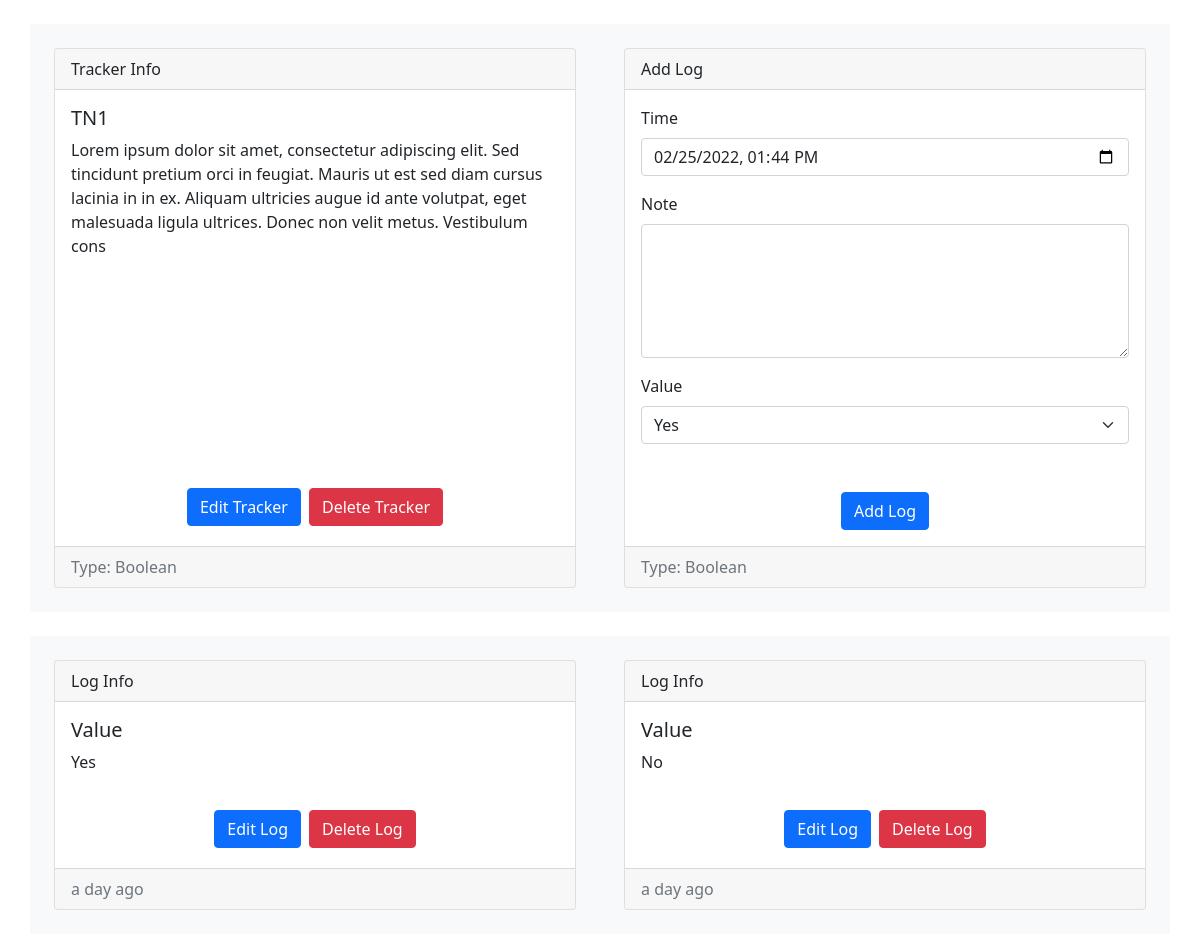
Before: /trackers/view?id=1 (signed in) with the older database file.
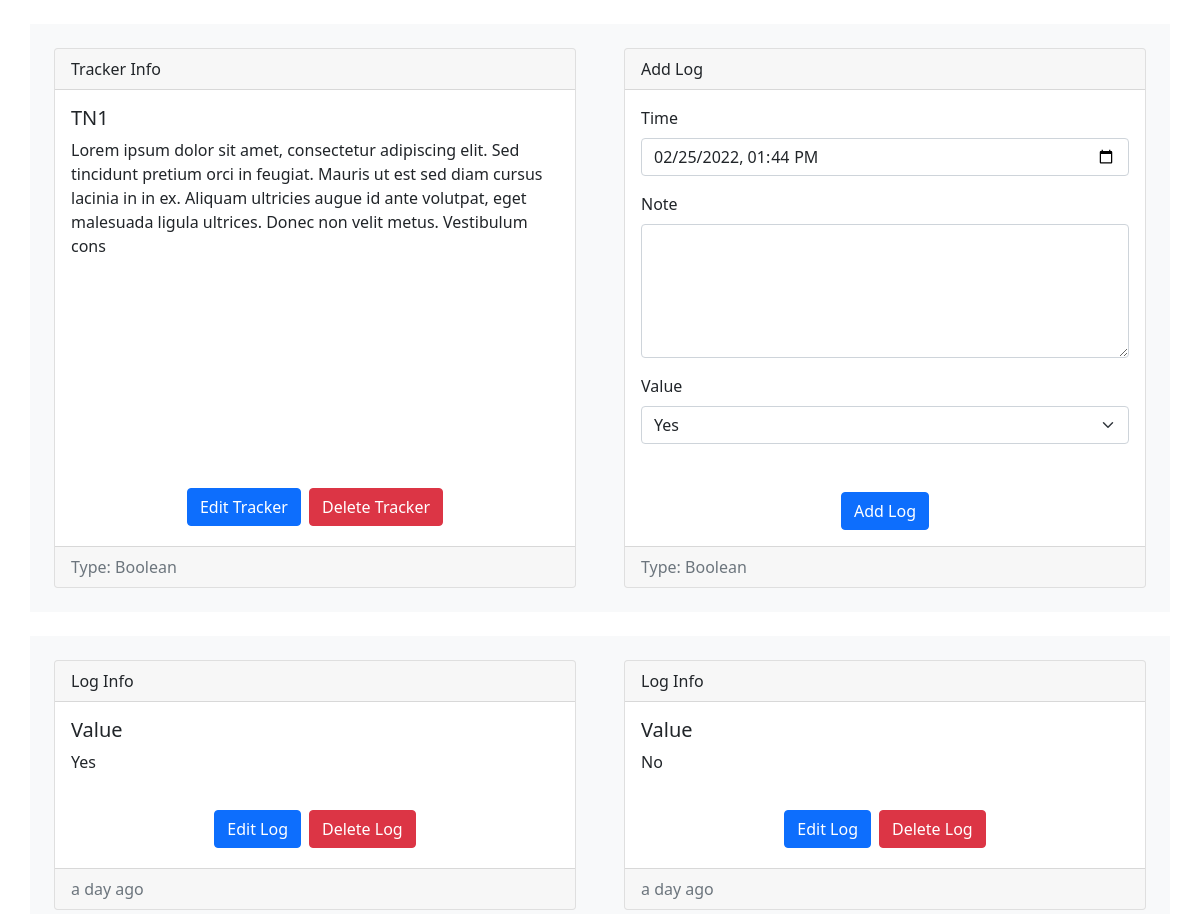
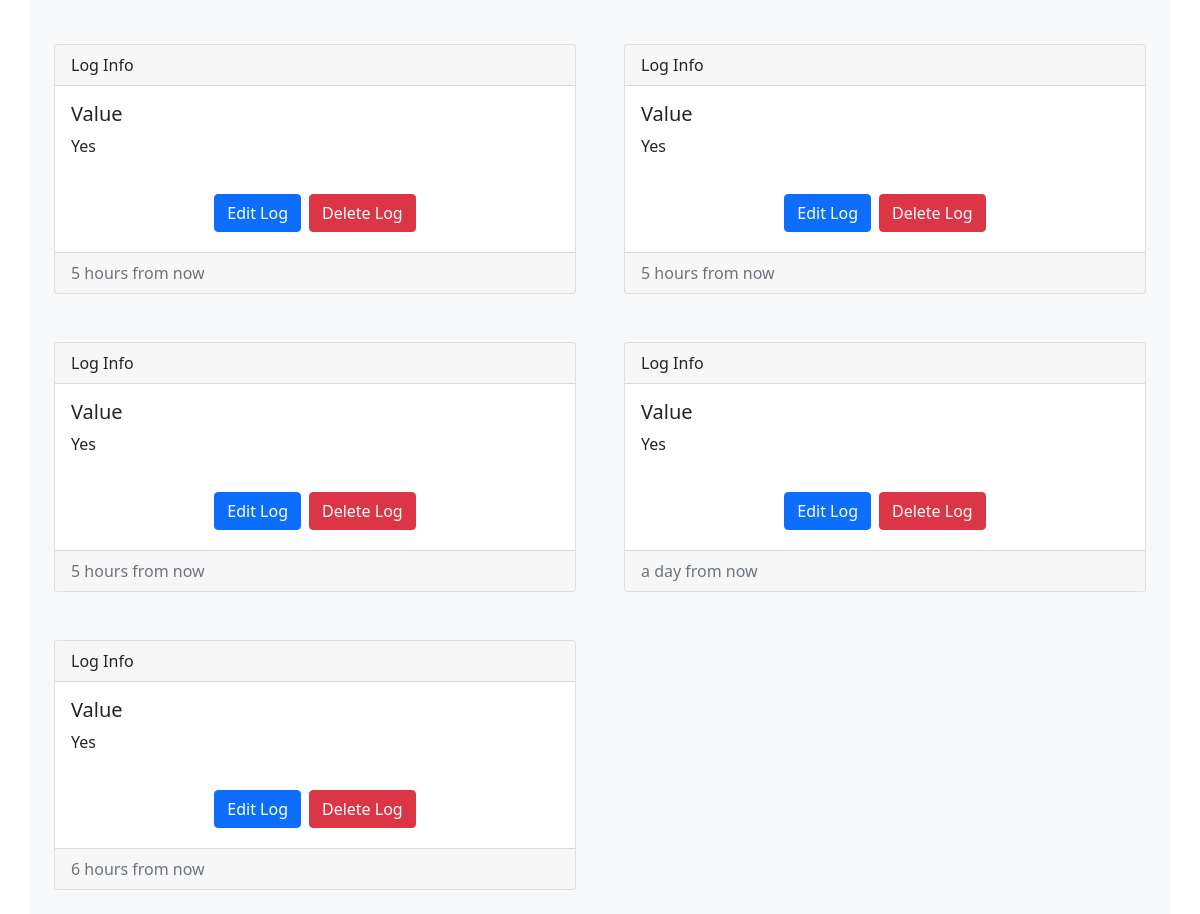
After: the same page with the newer database file (2 pictures, top to bottom).
### models/models.py (models this page shows)
class TrackerModel(db.Model):
    __tablename__ = "trackers"
    t_id = db.Column(db.Integer(), primary_key=True)
    t_name = db.Column(db.String(64), nullable=False)
    t_desc = db.Column(db.String(256))
    t_type = db.Column(db.Integer(), db.ForeignKey("tracker_types.tt_id", ondelete="CASCADE"), nullable=False)
    t_user = db.Column(db.Integer(), db.ForeignKey("users.id", ondelete="CASCADE"), nullable=False)
    t_type_name = db.relationship("TrackerTypes", uselist=False)
    t_unit = db.relationship("TrackerUnit", cascade="all, delete", uselist=False)
    t_options = db.relationship("TrackerOptions", cascade="all, delete")
    t_logs = db.relationship("TrackerLogs", cascade="all, delete")

class TrackerTypes(db.Model):
    __tablename__ = "tracker_types"
    tt_id = db.Column(db.Integer(), primary_key=True, autoincrement=True)
    tt_name = db.Column(db.String(64), unique=True, nullable=False)

class TrackerLogs(db.Model):
    __tablename__ = "tracker_logs"
    tl_id = db.Column(db.Integer(), primary_key=True, autoincrement=True)
    tl_time = db.Column(db.DateTime(), nullable=False)
    tl_note = db.Column(db.String(256))
    tl_tracker = db.Column(db.Integer(), db.ForeignKey("trackers.t_id", ondelete="CASCADE"), nullable=False)
    tl_vals = db.relationship("TrackerValues", cascade="all, delete")

class TrackerValues(db.Model):
    __tablename__ = "tracker_vals"
    tv_id = db.Column(db.Integer(), primary_key=True, autoincrement=True)
    tv_val = db.Column(db.Numeric(10, 2), nullable=False)
    tv_log = db.Column(db.Integer(), db.ForeignKey("tracker_logs.tl_id", ondelete="CASCADE"), nullable=False)

### views/views.py (the view, shortened to what this page needs)
@app.route("/trackers/view", methods=["GET", "POST"])
@login_required
def trackers_view():
    t_id = request.args.get("id", "")
    if not (t_id.isdigit()):
        flash("Invalid Tracker", "danger")
        return redirect("/trackers")
    t_id = int(t_id)
    tracker = TrackerModel.query.filter(TrackerModel.t_id == t_id, TrackerModel.t_user == current_user.id).first()
    if not tracker:
        flash("Invalid Tracker", "danger")
        return redirect("/trackers")
    options = {x.to_id: x.to_name for x in tracker.t_options}
    return render_template("trackers/view.html", user=current_user, tracker=tracker, options=options)

### auth/auth.py (called while the page is built)
@login.user_loader
def load_user(id):
    return UserModel.query.get(int(id))

### templates/filters/filters.py (called while the page is built)
@app.template_filter()
def pretty_datetime(datetime):
    return naturaltime(datetime)

### templates/trackers/view.html (shortened to what this page needs)
<!DOCTYPE html>
<html lang="en">
    <head>
        <link rel="stylesheet" href="{{ url_for('static', filename='css/bootstrap.min.css')}}">
        <link rel="stylesheet" href="{{ url_for('static', filename='css/fontawesome.all.min.css')}}">
    </head>
    <body>
        <div class="container">
            <div class="row equal bg-light mt-4">
                <div class="col-sm-12 col-md-12 col-lg-6 col-xl-6 d-flex justify-content-center p-4">
                    <div class="card flex-fill">
                        <div class="card-header">Tracker Info</div>
                        <div class="card-body">
                            <h5 class="card-title">{{ tracker.t_name }}</h5>
                            <p class="card-text">{{ tracker.t_desc }}</p>
                        </div>
                        <div class="card-body d-flex justify-content-center align-items-end">
                            <a href="/trackers/edit?id={{ tracker.t_id }}" class="btn btn-primary m-1">Edit Tracker</a>
                            <form action="" method="POST" style="display: inline;">
                                <button type="submit" class="btn btn-danger m-1">Delete Tracker</button>
                            </form>
                        </div>
                        <div class="card-footer text-muted">
                            <span>Type: {{ tracker.t_type_name.tt_name }}</span>
                        </div>
                    </div>
                </div>
                <div class="col-sm-12 col-md-12 col-lg-6 col-xl-6 d-flex justify-content-center p-4">
                    <div class="card flex-fill">
                        <form action="" method="POST" style="width: 100%;">
                            <div class="card-header">Add Log</div>
                            <div class="card-body">
                                <div class="mb-3">
                                    <label for="tl_time" class="form-label">Time</label>
                                    <input type="datetime-local" class="form-control" id="tl_time" name="tl_time" required>
                                </div>
                                <div class="mb-3">
                                    <label for="tl_note" class="form-label">Note</label>
                                    <textarea rows="5" class="form-control" id="tl_note" name="tl_note" maxlength="256"></textarea>
                                </div>
                                {% if tracker.t_type_name.tt_name == "Boolean" %}
                                <label for="tl_val" class="form-label">Value</label>
                                <div class="mb-3">
                                    <select id="tl_val" name="tl_val" class="form-select" required>
                                        <option value="1" selected>Yes</option>
                                    </select>
                                </div>
                                {% elif tracker.t_type_name.tt_name == "Integer" %}
                                <label for="tl_val" class="form-label">Value</label>
                                <div class="input-group mb-3">
                                    <input type="number" step="1" id="tl_val" name="tl_val" class="form-control" aria-describedby="tl_unit" required>
                                    <span class="input-group-text" id="tl_unit">{{ tracker.t_unit.tu_name }}</span>
                                </div>
                                {% elif tracker.t_type_name.tt_name == "Decimal" %}
                                <label for="tl_val" class="form-label">Value</label>
                                <div class="input-group mb-3">
                                    <input type="number" step="0.01" id="tl_val" name="tl_val" class="form-control" aria-describedby="tl_unit" required>
                                    <span class="input-group-text" id="tl_unit">{{ tracker.t_unit.tu_name }}</span>
                                </div>
                                {% endif %}
                            </div>
                            <div class="card-body d-flex justify-content-center align-items-end">
                                <button type="submit" class="btn btn-primary">Add Log</button>
                            </div>
                            <div class="card-footer text-muted">
                                <span>Type: {{ tracker.t_type_name.tt_name }}</span>
                            </div>
                        </form>
                    </div>
                </div>
            </div>
        </div>
        <div class="container">
            <div class="row equal bg-light mt-4">
                {% for log in tracker.t_logs %}
                <div class="col-sm-12 col-md-12 col-lg-6 col-xl-6 d-flex justify-content-center p-4">
                    <div class="card flex-fill">
                        <div class="card-header">Log Info</div>
                        <div class="card-body">
                            <h5 class="card-title">
                                {% if tracker.t_type_name.tt_name == "Multi Select" %}
                                Values
                                {% else %}
                                Value
                                {% endif %}
                            </h5>
                            <div class="card-text">
                                {% for val in log.tl_vals %}
                                <div>
                                    {% if tracker.t_type_name.tt_name == "Boolean" %}
                                        {% if val.tv_val | int == 1 %}
                                        Yes
                                        {% elif val.tv_val | int == 0 %}
                                        No
                                        {% endif %}
                                    {% elif tracker.t_type_name.tt_name == "Integer" %}
                                        {{ val.tv_val | int }}
                                    {% elif tracker.t_type_name.tt_name == "Decimal" %}
                                        {{ val.tv_val | round(2) }}
                                    {% elif tracker.t_type_name.tt_name == "Duration" %}
                                        Hours: {{ val.tv_val // 3600 }} | Minutes: {{ (val.tv_val % 3600) // 60 }} | Seconds: {{ (val.tv_val % 60) | int }}
                                    {% elif tracker.t_type_name.tt_name == "Single Select" %}
                                        {{ options[val.tv_val | int] }}
                                    {% elif tracker.t_type_name.tt_name == "Multi Select" %}
                                        {{ options[val.tv_val | int] }}
                                    {% endif %}
                                </div>
                                {% endfor %}
                            </div>
                        </div>
                        <div class="card-body d-flex justify-content-center align-items-end">
                            <a href="/trackers/log/edit?tid={{ tracker.t_id }}&lid={{ log.tl_id }}" class="btn btn-primary m-1">Edit Log</a>
                            <form action="" method="POST" style="display: inline;">
                                <button type="submit" class="btn btn-danger m-1">Delete Log</button>
                            </form>
                        </div>
                        <div class="card-footer text-muted">
                            {{ log.tl_time | pretty_datetime }}
                        </div>
                    </div>
                </div>
                {% endfor %}
            </div>
        </div>
    </body>
</html>

Changed rows visible on the page:
added TrackerLogs: tl_time|pretty_datetime "5 hours from now"
added TrackerValues: tv_val "Yes", shown under "5 hours from now"
added TrackerLogs: tl_time|pretty_datetime "5 hours from now"
added TrackerValues: tv_val "Yes", shown under "5 hours from now"
added TrackerLogs: tl_time|pretty_datetime "5 hours from now"
added TrackerValues: tv_val "Yes", shown under "5 hours from now"
added TrackerLogs: tl_time|pretty_datetime "a day from now"
added TrackerValues: tv_val "Yes", shown under "a day from now"
added TrackerLogs: tl_time|pretty_datetime "6 hours from now"
added TrackerValues: tv_val "Yes", shown under "6 hours from now"
